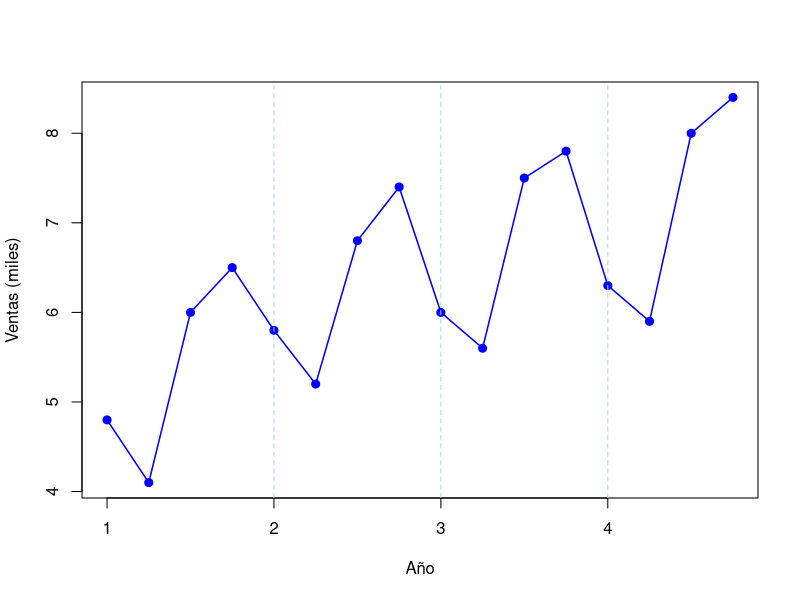
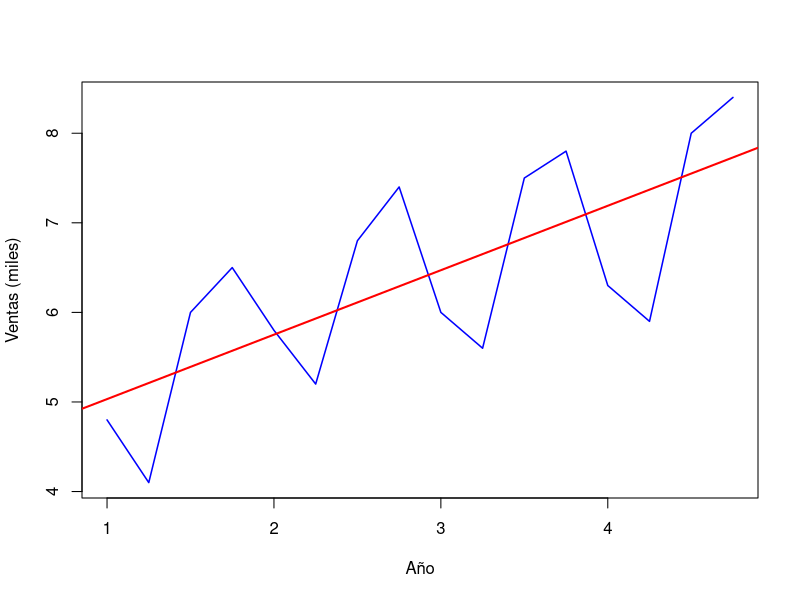
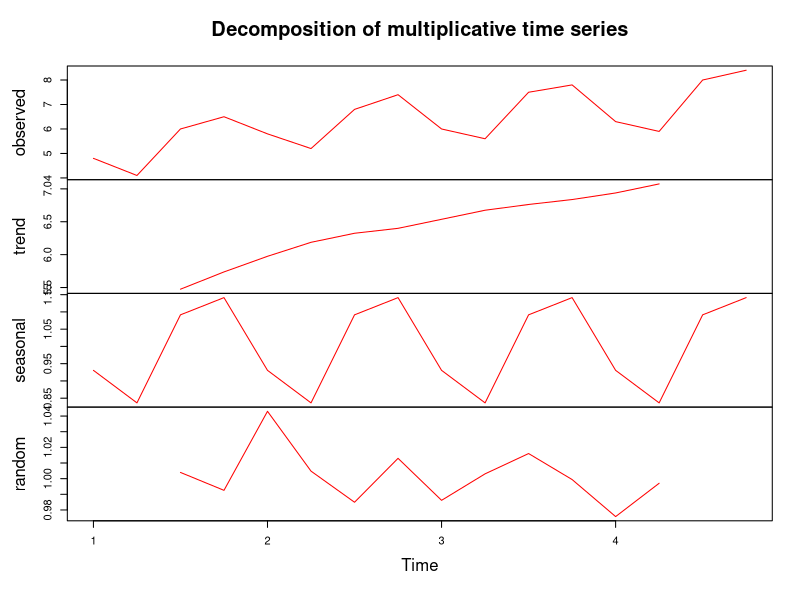
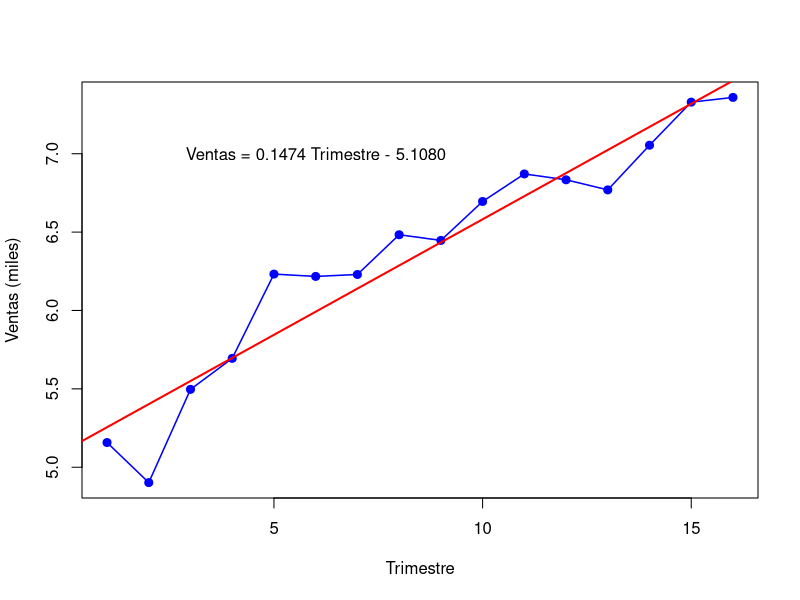
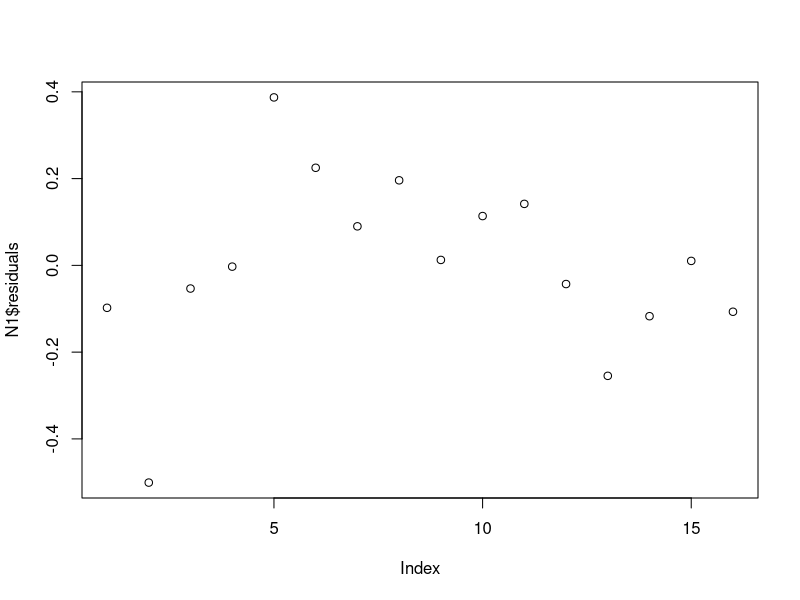
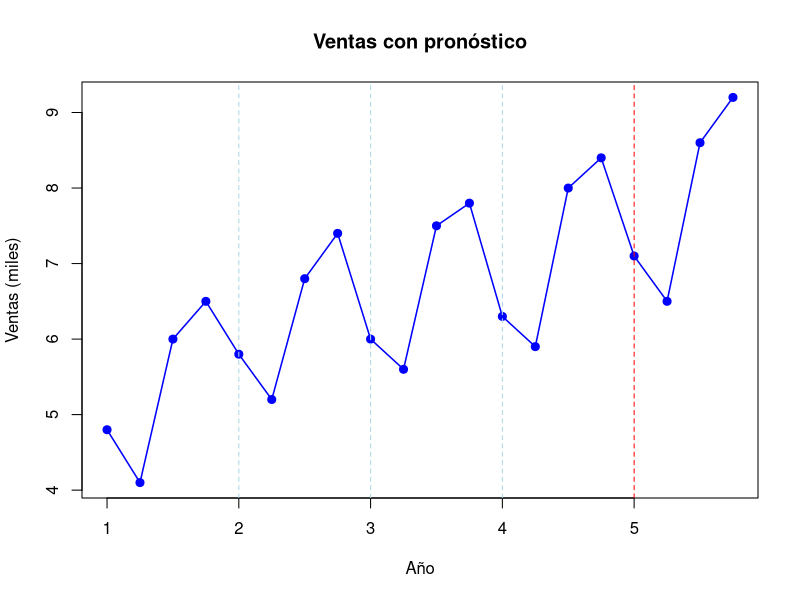

Source code (R) for these figures, in order:
## ---- chunk 1
knitr::opts_chunk$set(echo = TRUE)
## ---- chunk 2
Ventas = c(4.8,4.1,6.0,6.5,5.8,5.2,6.8,7.4,6.0,5.6,7.5,7.8,6.3,5.9,8.0,8.4)
## ---- chunk 3
X = ts(Ventas, frequency = 4, start(c(2016,1)))
plot(X, type = "o", col = "blue", pch = 20, cex = 1.5, lwd = 1.5, xlab = "Año", ylab = "Ventas (miles)")
abline(v = c(2,3,4), col = "lightblue", lty = 2)   
## ---- chunk 4
tendencia = lm(X ~ time(X))
plot(X, col = "blue", cex = 1.5, lwd = 1.5, xlab = "Año", ylab = "Ventas (miles)")
abline(tendencia, col = "red", lwd = 2)
## ---- chunk 5
T = decompose(X, type="m")
plot(T, col="red")
## ---- chunk 6
Ventas_desestacion = (T$x)/(T$seasonal)
x1 = 1:16
y1 = Ventas_desestacion
N1 = lm(y1~x1)
N1
## ---- chunk 7
plot(x1, y1, type = "o", col = "blue", pch = 20, cex = 1.5, lwd = 1.5, xlab = "Trimestre", ylab = "Ventas (miles)")
abline(N1, col = "red", lwd = 2)
text(6,7,"Ventas = 0.1474 Trimestre - 5.1080")
## ---- chunk 8
summary(N1)
## ---- chunk 9
cat(summary(N1)$r.squared*100,"%")
## ---- chunk 10
plot(N1$residuals)
## ---- chunk 11
shapiro.test(N1$residuals)
## ---- chunk 12
E = NA
E_porcentual = NA
for(i in 1:16){
    E[i] = Ventas[i] - as.vector(Ventas_desestacion)[i]
    E_porcentual[i] = abs(E[i])/Ventas[i]
}
CME = mean(E^2,na.rm=TRUE)
EPAM = sum(E_porcentual)/16
cat("CME", CME, "\n")
cat("EPAM", EPAM)
## ---- chunk 13
pred1 = predict(N1, data.frame(x1 = 17))
pred2 = predict(N1, data.frame(x1 = 18))
pred3 = predict(N1, data.frame(x1 = 19))
pred4 = predict(N1, data.frame(x1 = 20))
# índices estacionales
pred1 = pred1 * T$seasonal[1]
pred2 = pred2 * T$seasonal[2]
pred3 = pred3 * T$seasonal[3]
pred4 = pred4 * T$seasonal[4]  
# pronóstico
cat ("Pronóstico para el siguiente año: ", pred1, pred2, pred3, pred4)
## ---- chunk 14
Ventas_pro = c(4.8,4.1,6.0,6.5,5.8,5.2,6.8,7.4,6.0,5.6,7.5,7.8,6.3,5.9,8.0,8.4,7.1,6.5,8.6,9.2)
X = ts(Ventas_pro, frequency = 4, start(c(2016,1)))
plot(X, type = "o", col = "blue", pch = 20, cex = 1.5, lwd = 1.5, xlab = "Año", ylab = "Ventas (miles)", main = "Ventas con pronóstico")
abline(v = c(2,3,4), col = "lightblue", lty = 2)  
abline(v = c(5), col = "red", lty = 2)  

